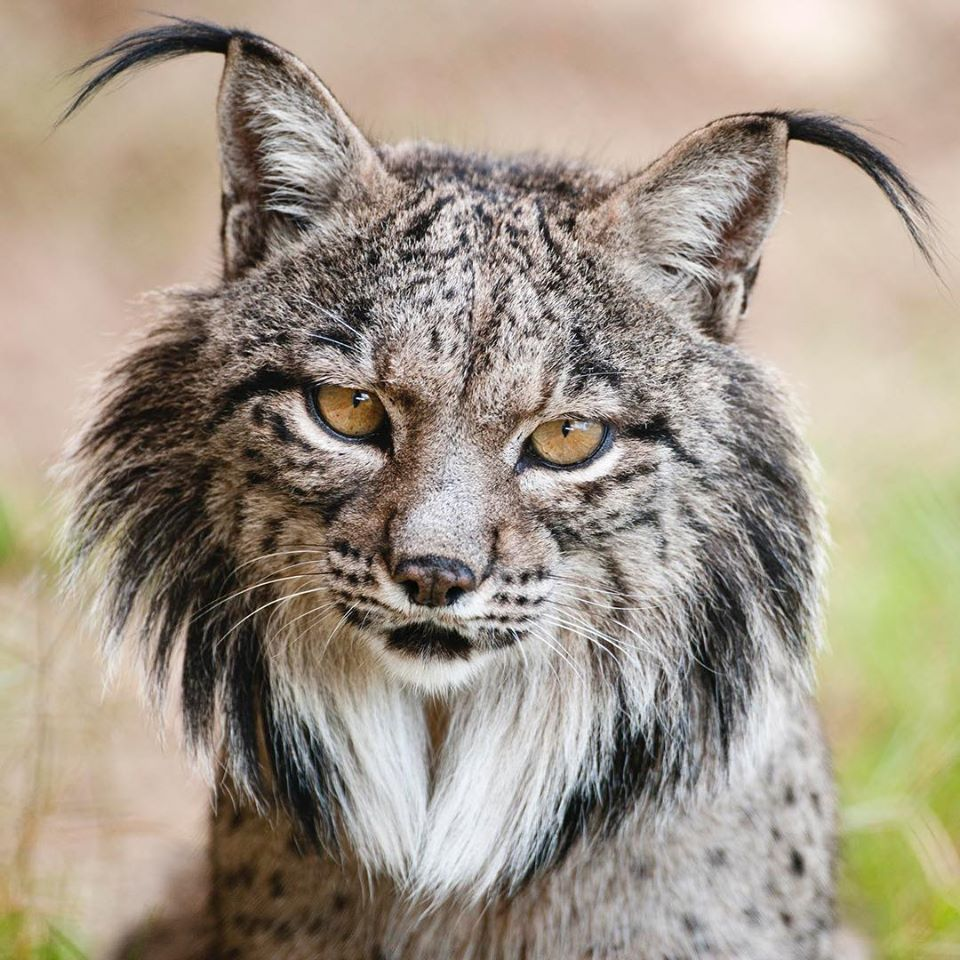
#> input picture Python Imaging Library/lince.jpg, 960 x 960 px
$ python miniatura.py lince.jpg
#> lines starting #> are read from the running program, lines starting #| are printed output that depends on the picture
import os, sys
from PIL import Image

size = (128, 128)

for infile in sys.argv[1:]:
  outfile = os.path.splitext(infile)[0] + ".thumbnail"
  if infile != outfile:
    try:
      with Image.open(infile) as img:
#> img is the input picture: PIL image 960x960 RGB; mean R, G, B 162.1, 151, 135.9
        img.thumbnail(size)
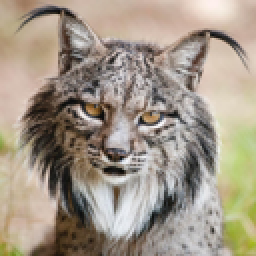
#> img: PIL image 128x128 RGB (shown 2 times larger); mean R, G, B 162, 150.9, 135.8
        img.save(outfile, "JPEG")
    except OSError:
      print("não foi possível criar miniatura para", infile)
img.show()
